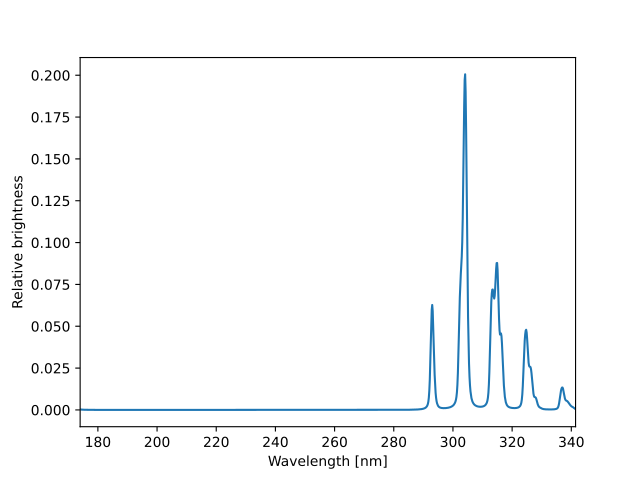

Here is the Python script that generated this plot:
import matplotlib.pyplot as plt
import pyuvs as pu

fig, ax = plt.subplots()

template = pu.load_template_co2_plus_fdb()
wavelengths = pu.load_template_wavelengths()
ax.plot(wavelengths, template)
ax.set_xlim(wavelengths[0], wavelengths[-1])
ax.set_xlabel('Wavelength [nm]')
ax.set_ylabel('Relative brightness')

plt.show()
